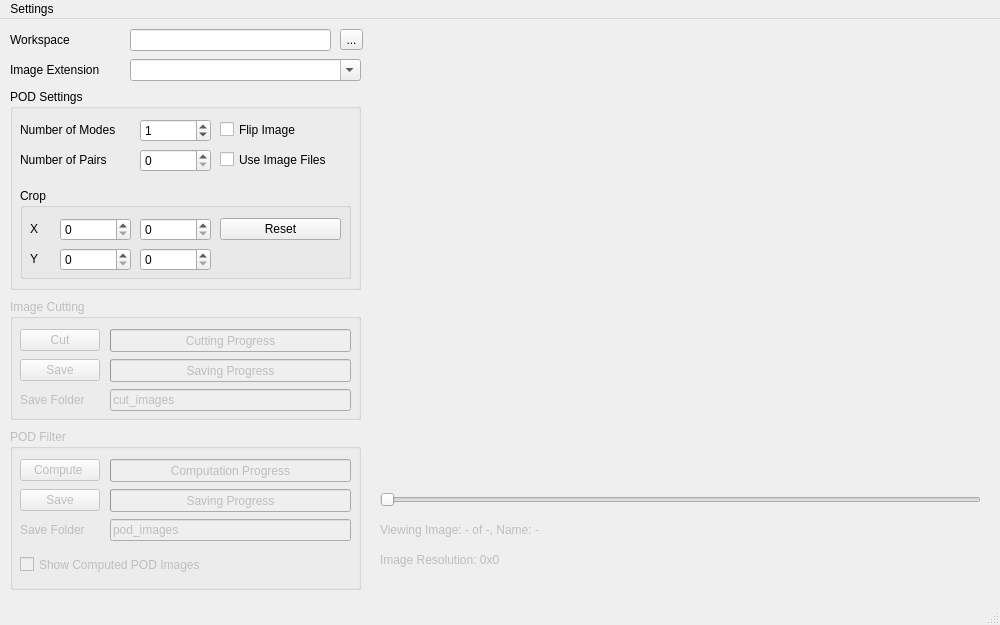
<?xml version="1.0" encoding="UTF-8"?>
<ui version="4.0">
 <class>MainWindow</class>
 <widget class="QMainWindow" name="MainWindow">
  <property name="geometry">
   <rect>
    <x>0</x>
    <y>0</y>
    <width>1000</width>
    <height>625</height>
   </rect>
  </property>
  <property name="windowTitle">
   <string>POD Filter</string>
  </property>
  <widget class="QWidget" name="centralwidget">
   <widget class="QWidget" name="verticalLayoutWidget">
    <property name="geometry">
     <rect>
      <x>380</x>
      <y>10</y>
      <width>601</width>
      <height>451</height>
     </rect>
    </property>
    <layout class="QVBoxLayout" name="plotLayout"/>
   </widget>
   <widget class="QSlider" name="imageScrollBar">
    <property name="enabled">
     <bool>false</bool>
    </property>
    <property name="geometry">
     <rect>
      <x>380</x>
      <y>470</y>
      <width>601</width>
      <height>21</height>
     </rect>
    </property>
    <property name="maximum">
     <number>0</number>
    </property>
    <property name="orientation">
     <enum>Qt::Horizontal</enum>
    </property>
   </widget>
   <widget class="QLabel" name="imageNumberLabel">
    <property name="enabled">
     <bool>false</bool>
    </property>
    <property name="geometry">
     <rect>
      <x>380</x>
      <y>500</y>
      <width>591</width>
      <height>21</height>
     </rect>
    </property>
    <property name="text">
     <string>Viewing Image: - of -, Name: -</string>
    </property>
   </widget>
   <widget class="QLabel" name="imageResolutionLabel">
    <property name="enabled">
     <bool>false</bool>
    </property>
    <property name="geometry">
     <rect>
      <x>380</x>
      <y>530</y>
      <width>601</width>
      <height>21</height>
     </rect>
    </property>
    <property name="text">
     <string>Image Resolution: 0x0</string>
    </property>
   </widget>
   <widget class="QGroupBox" name="cuttingGroup">
    <property name="enabled">
     <bool>false</bool>
    </property>
    <property name="geometry">
     <rect>
      <x>10</x>
      <y>280</y>
      <width>351</width>
      <height>121</height>
     </rect>
    </property>
    <property name="title">
     <string>Image Cutting</string>
    </property>
    <widget class="QPushButton" name="cuttingRunButton">
     <property name="enabled">
      <bool>false</bool>
     </property>
     <property name="geometry">
      <rect>
       <x>10</x>
       <y>30</y>
       <width>80</width>
       <height>22</height>
      </rect>
     </property>
     <property name="text">
      <string>Cut</string>
     </property>
    </widget>
    <widget class="QProgressBar" name="cuttingProgressBar">
     <property name="enabled">
      <bool>false</bool>
     </property>
     <property name="geometry">
      <rect>
       <x>100</x>
       <y>30</y>
       <width>241</width>
       <height>23</height>
      </rect>
     </property>
     <property name="value">
      <number>0</number>
     </property>
     <property name="format">
      <string>Cutting Progress</string>
     </property>
    </widget>
    <widget class="QPushButton" name="cuttingSaveButton">
     <property name="enabled">
      <bool>false</bool>
     </property>
     <property name="geometry">
      <rect>
       <x>10</x>
       <y>60</y>
       <width>80</width>
       <height>22</height>
      </rect>
     </property>
     <property name="text">
      <string>Save</string>
     </property>
    </widget>
    <widget class="QProgressBar" name="cuttingSaveProgressBar">
     <property name="enabled">
      <bool>false</bool>
     </property>
     <property name="geometry">
      <rect>
       <x>100</x>
       <y>60</y>
       <width>241</width>
       <height>23</height>
      </rect>
     </property>
     <property name="value">
      <number>0</number>
     </property>
     <property name="format">
      <string>Saving Progress</string>
     </property>
    </widget>
    <widget class="QLabel" name="cuttingSaveFolderLabel">
     <property name="geometry">
      <rect>
       <x>10</x>
       <y>90</y>
       <width>81</width>
       <height>21</height>
      </rect>
     </property>
     <property name="text">
      <string>Save Folder</string>
     </property>
    </widget>
    <widget class="QLineEdit" name="cuttingSaveFolderEdit">
     <property name="enabled">
      <bool>false</bool>
     </property>
     <property name="geometry">
      <rect>
       <x>100</x>
       <y>90</y>
       <width>241</width>
       <height>22</height>
      </rect>
     </property>
     <property name="text">
      <string>cut_images</string>
     </property>
     <property name="readOnly">
      <bool>false</bool>
     </property>
     <property name="placeholderText">
      <string>cut_images</string>
     </property>
    </widget>
   </widget>
   <widget class="QGroupBox" name="podFilterGroup">
    <property name="enabled">
     <bool>false</bool>
    </property>
    <property name="geometry">
     <rect>
      <x>10</x>
      <y>410</y>
      <width>351</width>
      <height>161</height>
     </rect>
    </property>
    <property name="title">
     <string>POD Filter</string>
    </property>
    <widget class="QPushButton" name="podRunButton">
     <property name="enabled">
      <bool>false</bool>
     </property>
     <property name="geometry">
      <rect>
       <x>10</x>
       <y>30</y>
       <width>80</width>
       <height>22</height>
      </rect>
     </property>
     <property name="text">
      <string>Compute </string>
     </property>
    </widget>
    <widget class="QProgressBar" name="podProgressBar">
     <property name="enabled">
      <bool>false</bool>
     </property>
     <property name="geometry">
      <rect>
       <x>100</x>
       <y>30</y>
       <width>241</width>
       <height>23</height>
      </rect>
     </property>
     <property name="value">
      <number>0</number>
     </property>
     <property name="format">
      <string>Computation Progress</string>
     </property>
    </widget>
    <widget class="QPushButton" name="podSaveButton">
     <property name="enabled">
      <bool>false</bool>
     </property>
     <property name="geometry">
      <rect>
       <x>10</x>
       <y>60</y>
       <width>80</width>
       <height>22</height>
      </rect>
     </property>
     <property name="text">
      <string>Save</string>
     </property>
    </widget>
    <widget class="QProgressBar" name="podSaveProgress">
     <property name="enabled">
      <bool>false</bool>
     </property>
     <property name="geometry">
      <rect>
       <x>100</x>
       <y>60</y>
       <width>241</width>
       <height>23</height>
      </rect>
     </property>
     <property name="value">
      <number>0</number>
     </property>
     <property name="format">
      <string>Saving Progress</string>
     </property>
    </widget>
    <widget class="QLabel" name="podSaveFolderLabel">
     <property name="geometry">
      <rect>
       <x>10</x>
       <y>90</y>
       <width>81</width>
       <height>21</height>
      </rect>
     </property>
     <property name="text">
      <string>Save Folder</string>
     </property>
    </widget>
    <widget class="QLineEdit" name="podSaveFolderEdit">
     <property name="enabled">
      <bool>false</bool>
     </property>
     <property name="geometry">
      <rect>
       <x>100</x>
       <y>90</y>
       <width>241</width>
       <height>22</height>
      </rect>
     </property>
     <property name="text">
      <string>pod_images</string>
     </property>
     <property name="readOnly">
      <bool>false</bool>
     </property>
     <property name="placeholderText">
      <string>pod_images</string>
     </property>
    </widget>
    <widget class="QCheckBox" name="showComputedImagesCheckbox">
     <property name="enabled">
      <bool>false</bool>
     </property>
     <property name="geometry">
      <rect>
       <x>10</x>
       <y>120</y>
       <width>201</width>
       <height>31</height>
      </rect>
     </property>
     <property name="text">
      <string>Show Computed POD Images</string>
     </property>
    </widget>
   </widget>
   <widget class="QGroupBox" name="podSettingsBox">
    <property name="enabled">
     <bool>true</bool>
    </property>
    <property name="geometry">
     <rect>
      <x>10</x>
      <y>70</y>
      <width>351</width>
      <height>201</height>
     </rect>
    </property>
    <property name="title">
     <string>POD Settings</string>
    </property>
    <widget class="QGroupBox" name="podCropBox">
     <property name="geometry">
      <rect>
       <x>10</x>
       <y>99</y>
       <width>331</width>
       <height>91</height>
      </rect>
     </property>
     <property name="title">
      <string>Crop</string>
     </property>
     <widget class="QLabel" name="xCropLabel">
      <property name="geometry">
       <rect>
        <x>10</x>
        <y>30</y>
        <width>53</width>
        <height>21</height>
       </rect>
      </property>
      <property name="text">
       <string>X</string>
      </property>
     </widget>
     <widget class="QLabel" name="yCropLabel">
      <property name="geometry">
       <rect>
        <x>10</x>
        <y>60</y>
        <width>53</width>
        <height>21</height>
       </rect>
      </property>
      <property name="text">
       <string>Y</string>
      </property>
     </widget>
     <widget class="QSpinBox" name="xCropMinBox">
      <property name="geometry">
       <rect>
        <x>40</x>
        <y>30</y>
        <width>71</width>
        <height>23</height>
       </rect>
      </property>
     </widget>
     <widget class="QSpinBox" name="xCropMaxBox">
      <property name="geometry">
       <rect>
        <x>120</x>
        <y>30</y>
        <width>71</width>
        <height>23</height>
       </rect>
      </property>
     </widget>
     <widget class="QSpinBox" name="yCropMinBox">
      <property name="geometry">
       <rect>
        <x>40</x>
        <y>60</y>
        <width>71</width>
        <height>23</height>
       </rect>
      </property>
     </widget>
     <widget class="QSpinBox" name="yCropMaxBox">
      <property name="geometry">
       <rect>
        <x>120</x>
        <y>60</y>
        <width>71</width>
        <height>23</height>
       </rect>
      </property>
     </widget>
     <widget class="QPushButton" name="cropResetButton">
      <property name="geometry">
       <rect>
        <x>200</x>
        <y>30</y>
        <width>121</width>
        <height>22</height>
       </rect>
      </property>
      <property name="text">
       <string>Reset</string>
      </property>
     </widget>
    </widget>
    <widget class="QLabel" name="podModeLabel">
     <property name="geometry">
      <rect>
       <x>10</x>
       <y>30</y>
       <width>121</width>
       <height>21</height>
      </rect>
     </property>
     <property name="text">
      <string>Number of Modes</string>
     </property>
    </widget>
    <widget class="QLabel" name="podPairLabel">
     <property name="geometry">
      <rect>
       <x>10</x>
       <y>60</y>
       <width>121</width>
       <height>21</height>
      </rect>
     </property>
     <property name="text">
      <string>Number of Pairs</string>
     </property>
    </widget>
    <widget class="QSpinBox" name="podModeBox">
     <property name="geometry">
      <rect>
       <x>130</x>
       <y>30</y>
       <width>71</width>
       <height>23</height>
      </rect>
     </property>
     <property name="maximum">
      <number>5</number>
     </property>
     <property name="value">
      <number>1</number>
     </property>
    </widget>
    <widget class="QSpinBox" name="podPairBox">
     <property name="geometry">
      <rect>
       <x>130</x>
       <y>60</y>
       <width>71</width>
       <height>23</height>
      </rect>
     </property>
    </widget>
    <widget class="QCheckBox" name="podFlipImageCheckbox">
     <property name="geometry">
      <rect>
       <x>210</x>
       <y>30</y>
       <width>131</width>
       <height>21</height>
      </rect>
     </property>
     <property name="text">
      <string>Flip Image</string>
     </property>
    </widget>
    <widget class="QCheckBox" name="podUseImageFilesCheckbox">
     <property name="enabled">
      <bool>true</bool>
     </property>
     <property name="geometry">
      <rect>
       <x>210</x>
       <y>60</y>
       <width>131</width>
       <height>21</height>
      </rect>
     </property>
     <property name="text">
      <string>Use Image Files</string>
     </property>
    </widget>
   </widget>
   <widget class="QToolButton" name="loadFolderButton">
    <property name="geometry">
     <rect>
      <x>340</x>
      <y>10</y>
      <width>23</width>
      <height>21</height>
     </rect>
    </property>
    <property name="text">
     <string>...</string>
    </property>
    <property name="icon">
     <iconset theme="folder">
      <normaloff>.</normaloff>.</iconset>
    </property>
   </widget>
   <widget class="QLabel" name="loadFolderLabel">
    <property name="geometry">
     <rect>
      <x>10</x>
      <y>10</y>
      <width>91</width>
      <height>21</height>
     </rect>
    </property>
    <property name="text">
     <string>Workspace</string>
    </property>
   </widget>
   <widget class="QLineEdit" name="loadFolderEdit">
    <property name="enabled">
     <bool>true</bool>
    </property>
    <property name="geometry">
     <rect>
      <x>130</x>
      <y>10</y>
      <width>201</width>
      <height>22</height>
     </rect>
    </property>
    <property name="readOnly">
     <bool>true</bool>
    </property>
   </widget>
   <widget class="QLabel" name="imageExtensionLabel">
    <property name="geometry">
     <rect>
      <x>10</x>
      <y>40</y>
      <width>101</width>
      <height>21</height>
     </rect>
    </property>
    <property name="text">
     <string>Image Extension</string>
    </property>
   </widget>
   <widget class="QComboBox" name="imageTypeComboBox">
    <property name="geometry">
     <rect>
      <x>130</x>
      <y>40</y>
      <width>231</width>
      <height>22</height>
     </rect>
    </property>
    <property name="editable">
     <bool>true</bool>
    </property>
    <property name="currentText">
     <string/>
    </property>
    <property name="currentIndex">
     <number>-1</number>
    </property>
   </widget>
  </widget>
  <widget class="QMenuBar" name="menubar">
   <property name="geometry">
    <rect>
     <x>0</x>
     <y>0</y>
     <width>1000</width>
     <height>19</height>
    </rect>
   </property>
   <widget class="QMenu" name="menuSettings">
    <property name="title">
     <string>Settings</string>
    </property>
    <widget class="QMenu" name="menuTheme">
     <property name="title">
      <string>Theme</string>
     </property>
     <addaction name="separator"/>
     <addaction name="separator"/>
     <addaction name="actionLight"/>
     <addaction name="actionDark"/>
    </widget>
    <addaction name="saveConfigAction"/>
    <addaction name="loadConfigAction"/>
    <addaction name="menuTheme"/>
    <addaction name="actionSurprise"/>
   </widget>
   <addaction name="menuSettings"/>
  </widget>
  <widget class="QStatusBar" name="statusbar"/>
  <action name="saveConfigAction">
   <property name="text">
    <string>Save Configuration</string>
   </property>
   <property name="shortcut">
    <string>Ctrl+Alt+S</string>
   </property>
  </action>
  <action name="loadConfigAction">
   <property name="text">
    <string>Load Configuration</string>
   </property>
  </action>
  <action name="actionLight">
   <property name="text">
    <string>Light</string>
   </property>
  </action>
  <action name="actionDark">
   <property name="text">
    <string>Dark</string>
   </property>
  </action>
  <action name="actionSurprise">
   <property name="text">
    <string>Surprise</string>
   </property>
  </action>
 </widget>
 <resources/>
 <connections/>
</ui>
